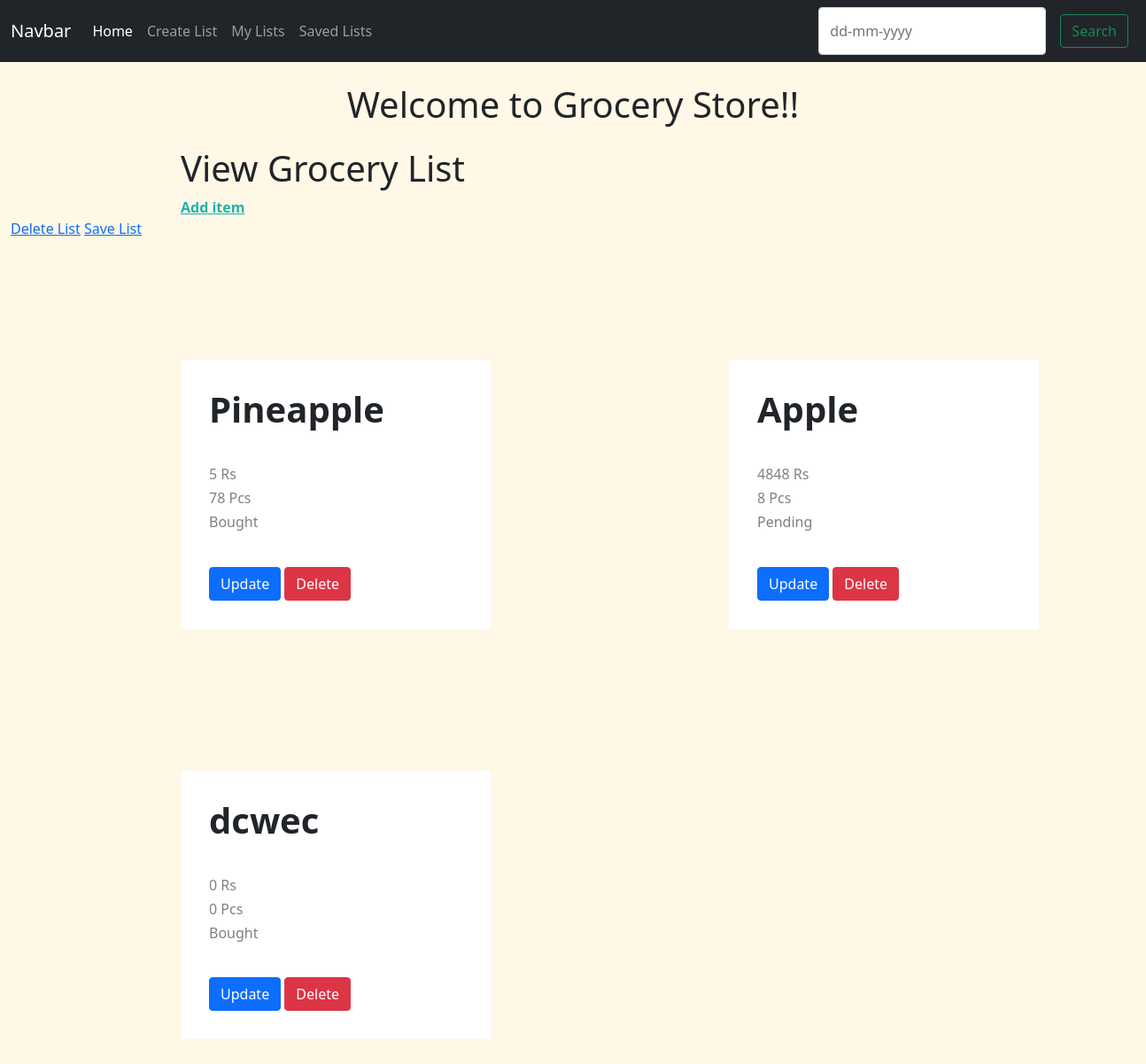
/view-grocery/18-09-2021 (signed in), run on an earlier commit of the app's database.
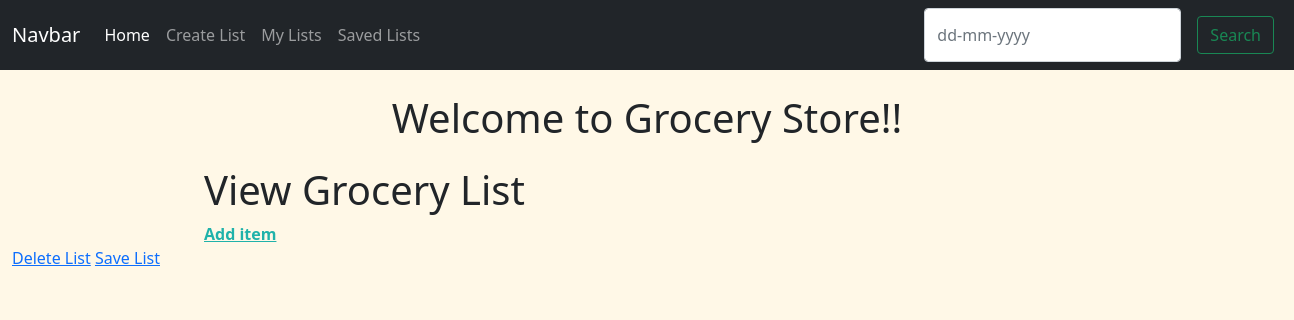
And on a later commit of the database.
### grocery_app/models.py (models this page shows, shortened)
class Grocery(models.Model):
    name = models.CharField(max_length=40)
    price = models.IntegerField(default=0)
    quantity = models.IntegerField(default=0)
    status = models.CharField(max_length=20, default='Pending', choices=choices)
    class Meta:
        verbose_name = 'Groceries'

### grocery_app/views.py (the view)
# urls.py: path('view-grocery/<yyyy:date>', views.helper, name='view-grocery'),
def helper(request, date):
    temp = str(date.date()).split('-')
    temp = reversed(temp)
    temp = "-".join(temp)
    input_value = temp
    print(input_value)
    input_value = str(input_value)
    if input_value == 'N/A':
        date = datetime.datetime.now().date()
    else:
        try:
            res = datetime.datetime.strptime(str(input_value), '%d-%m-%Y')
        except ValueError:
            context = {
            'groceries' : 'Na'
            }
            messages.success(request, 'wrong date format, try again!!!')
            return redirect("/")
        date = datetime.datetime.strptime(str(input_value), '%d-%m-%Y')
        print(date.date())
    temp = GroceryList.objects.filter(user=request.user).filter(time=datetime.datetime.strptime(input_value, '%d-%m-%Y')).first()
    print("here2")
    print(temp)
    if temp is  None:
        context = {
            'groceries' : None
        }
        messages.success(request, 'No list with this date create a new list')
        return redirect("/")
    groceries = GroceryList.objects.filter(user=request.user).filter(time=datetime.datetime.strptime(input_value, '%d-%m-%Y'))[0].groceries.all()
    list = []
    for grocery in groceries:
        list.append(grocery)
    context = {
        'groceries': list,
        'date' : date.date(),
    }
    return render(request, 'grocery_app/home2.html', context)

### grocery_app/models.py (called while the page is built)
    def __str__(self):
        return str(self.user) + ' Grocery-List ' + str(self.time)

### grocery_app/urls.py (called while the page is built)
    def to_python(self, value):
        return datetime.datetime.strptime(value, '%d-%m-%Y')

### grocery_app/templates/grocery_app/home2.html (shortened to what this page needs)
{% extends 'grocery_app/layout.html' %}
{% block body %}
    <div class="container-fluid main-div">
    <h1 class='section-header'> Welcome to Grocery Store!! </h1>
    <div ='parent-div-list'>
        <div class='item-adder-div'>
            <h1>View Grocery List</h1>
            <a class='add-item' href="{% url 'create-grocery-list' date %}">Add item</a>
        </div>
        <div class='delete-list'>
            <a href="{% url 'delete-list' date %}">Delete List</a>
            <a href="{% url 'save-list' date %}">Save List</a>
        </div>
    </div>
    <div class='store-header'>
        {% if groceries is None %}
            <p> No List with this date </p>
        {% elif groceries == 'Na' %}
            <p>Wrong Date  format </p>
        {% else %}
        {% for grocery in groceries %}
            <div class='child'>
                <div class='grocery-content'>
                    <h1 class='grocery-name name'>{{grocery.name}}<h1></br>
                    <h4 class='grocery-name'>{{grocery.price}} Rs</h4></br>
                    <h4 class='grocery-name'>{{grocery.quantity}} Pcs</h4></br>
                    <h4 class='grocery-status'>{{grocery.status}}</h4></br>
                    <a class="btn btn-primary" href="{% url 'update-grocery-list' grocery.id date %}">Update</a>
                    <a class="btn btn-danger" href="{% url 'remove-grocery-list' grocery.id date%}">Delete</a>
                </div>
            </div>
        {% endfor %}
        {% endif %}
{% endblock body %}

What changed in the data, as far as the page shows it:
removed Grocery: name "Pineapple", price "5", quantity "78", status "Bought"
no longer on this page (row unchanged): Grocery: name "Apple", price "4848", quantity "8", status "Pending"
removed Grocery: name "dcwec", price "0", quantity "0", status "Bought"
